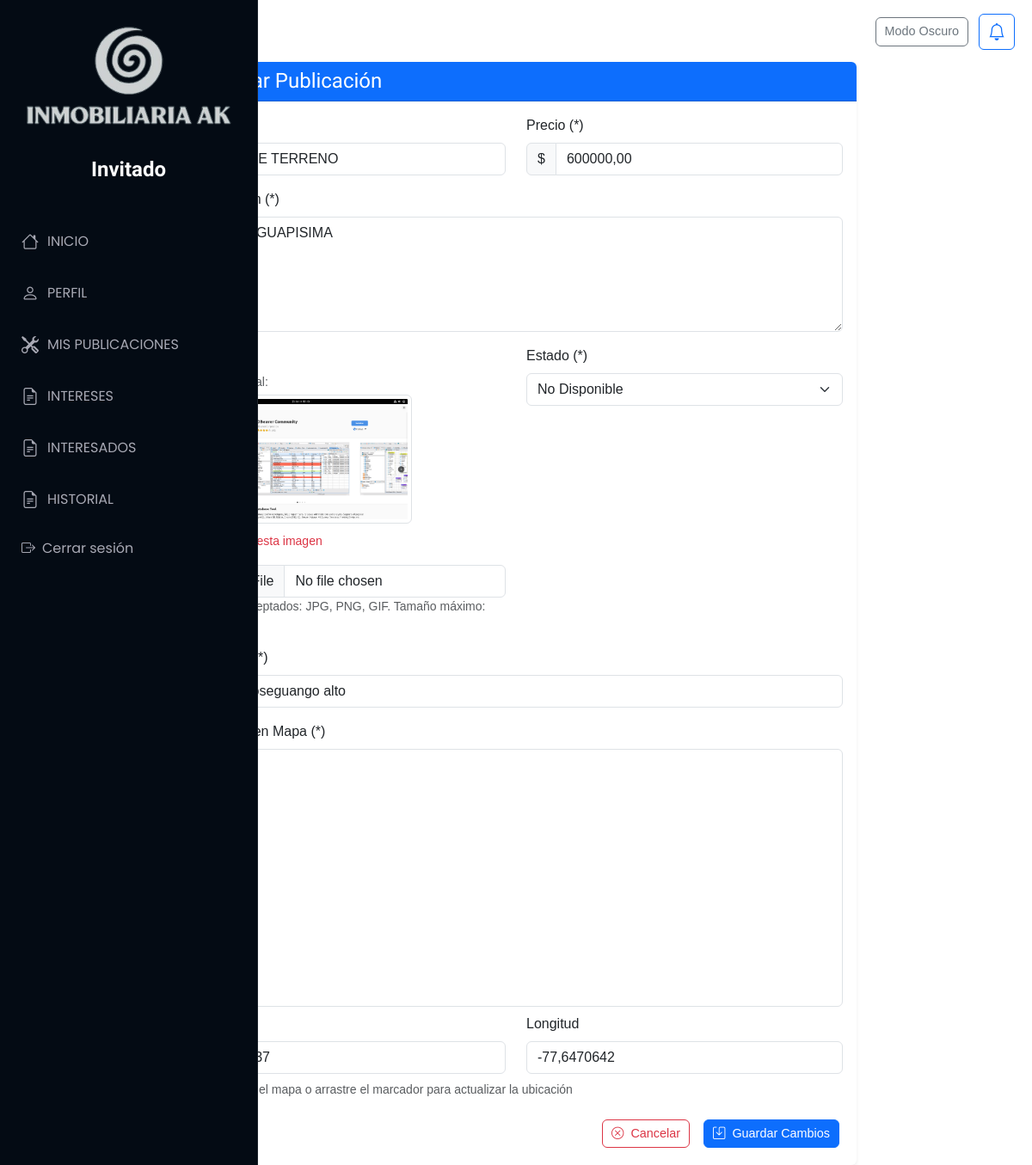
Page /Publicaciones/editarPropiedad/2 on the earlier database version.
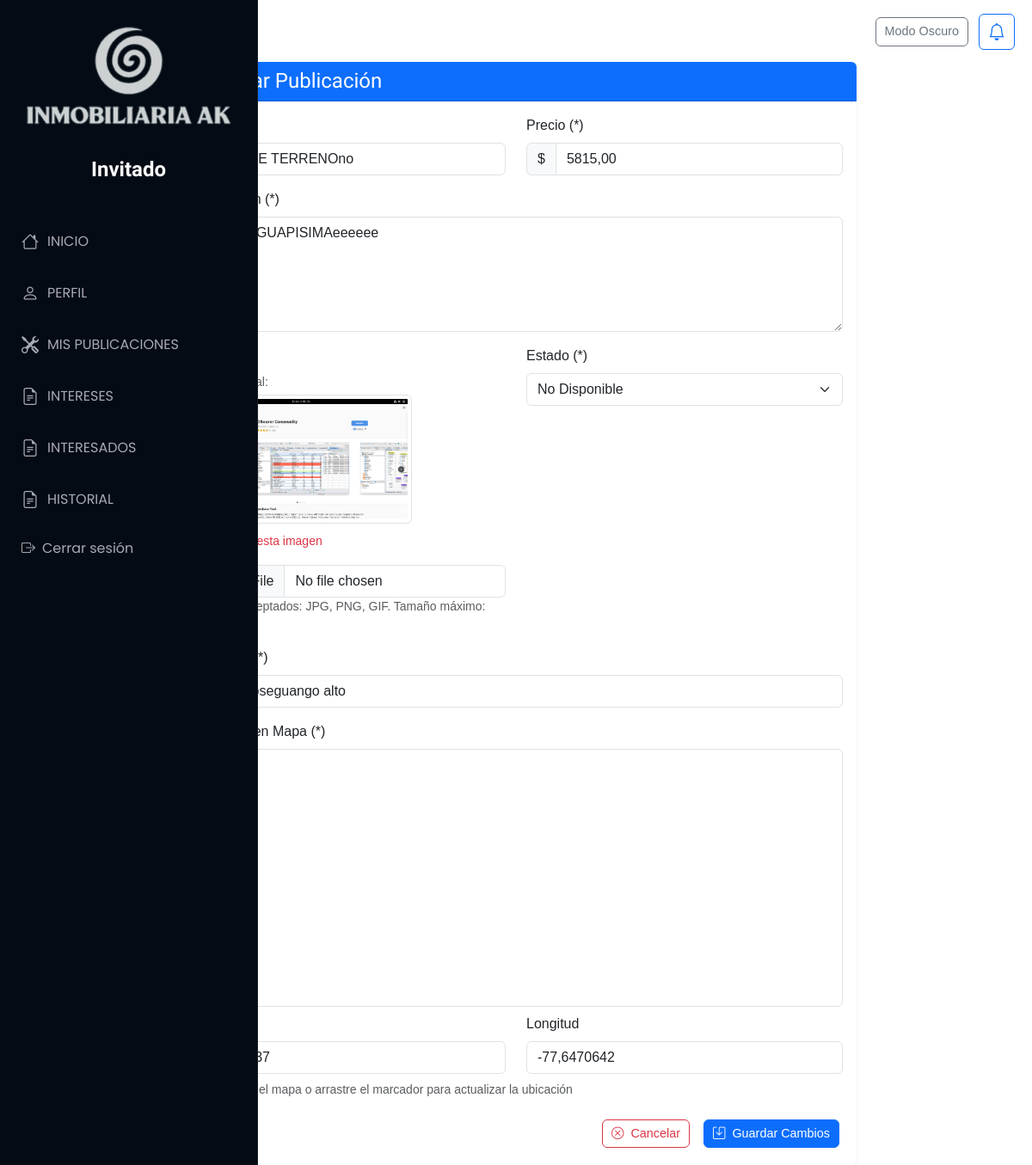
Same page on the later database version.
### Aplicaciones/Publicaciones/models.py (models this page shows)
class Propiedad(models.Model):
    id_propiedad = models.AutoField(primary_key=True)
    titulo = models.CharField(max_length=200)
    imagen = models.FileField(upload_to='propiedades/')
    descripcion = models.TextField()
    precio = models.DecimalField(max_digits=12, decimal_places=2)
    ubicacion=models.CharField(max_length=200,null=True,blank=True)
    usuario = models.ForeignKey(Usuario, on_delete=models.CASCADE)
    latitud = models.DecimalField(max_digits=9, decimal_places=7)
    longitud = models.DecimalField(max_digits=10, decimal_places=7)
    estado = models.CharField(max_length=50)
    fecha_publicacion = models.DateTimeField(auto_now_add=True)
    fecha_actualizacion = models.DateTimeField(auto_now=True,null=True,blank=True)

### Aplicaciones/Publicaciones/views.py (the view)
# urls.py: path('editarPropiedad/<id>',views.editarPropiedad),
def editarPropiedad(request, id):
    propiedad = get_object_or_404(Propiedad, id_propiedad=id)
    return render(request, "editarPropiedad.html", {'propiedad': propiedad})

### Aplicaciones/Publicaciones/templates/editarPropiedad.html (shortened to what the changed rows need)
{% extends 'plantilla.html' %}
{% load static %}
{% block body %}
<br><br>
<div class="row justify-content-center">
    <div class="col-lg-8">
        <div class="card shadow-sm border-0 rounded-lg mt-4">
            <div class="card-header bg-primary text-white">
                <h2 class="h4 mb-0">Editar Publicación</h2>
            </div>
            <div class="card-body">
                <form action="{% url 'procesarEdicionPropiedad' %}" method="post" enctype="multipart/form-data" id="frm_editar_propiedad">
                    <div class="row">
                        <div class="col-md-6 mb-3">
                            <label for="titulo" class="form-label">Título (*)</label>
                            <input class="form-control" type="text" name="titulo" id="titulo" value="{{ propiedad.titulo }}" placeholder="Título de la propiedad">
                        </div>
                        <div class="col-md-6 mb-3">
                            <div class="input-group">
                                <span class="input-group-text">$</span>
                                <input class="form-control" type="text" step="0.01" name="precio" id="precio" value="{{ propiedad.precio }}" placeholder="Ej: 150000.00">
                            </div>
                        </div>
                    </div>
                    <div class="mb-3">
                        <label for="descripcion" class="form-label">Descripción (*)</label>
                        <textarea class="form-control" name="descripcion" id="descripcion" rows="5" placeholder="Describa la propiedad en detalle">{{ propiedad.descripcion }}</textarea>
                    </div>
                    <div class="row">
                        <div class="col-md-6 mb-3">
                            {% if propiedad.imagen %}
                                <div class="mb-3">
                                    <p class="mb-1 small text-muted">Imagen actual:</p>
                                    <img src="{{ propiedad.imagen.url }}" class="img-thumbnail" style="max-height: 150px;">
                                    <div class="form-check mt-2">
                                        <label class="form-check-label small text-danger" for="eliminar_imagen">
                                            Eliminar esta imagen
                                        </label>
                                    </div>
                                </div>
                            {% endif %}
                        </div>
                        <div class="col-md-6 mb-3">
                            <label for="estado" class="form-label">Estado (*)</label>
                            <select class="form-select" name="estado" id="estado">
                                <option value="No Disponible" {% if propiedad.estado == "No Disponible" %}selected{% endif %}>No Disponible</option>
                            </select>
                        </div>
                    </div>
                    <div class="mb-3">
                        <label for="ubicacion" class="form-label">Ubicación (*)</label>
                        <input class="form-control" type="text" name="ubicacion" id="ubicacion" value="{{ propiedad.ubicacion }}" placeholder="Dirección o referencia">
                    </div>
                    <div class="mb-3">
                        <div class="row">
                            <div class="col-md-6 mb-2">
                                <label for="latitud" class="form-label">Latitud</label>
                                <input class="form-control" type="text" name="latitud" id="latitud" value="{{ propiedad.latitud }}" readonly>
                            </div>
                            <div class="col-md-6 mb-2">
                                <label for="longitud" class="form-label">Longitud</label>
                                <input class="form-control" type="text" name="longitud" id="longitud" value="{{ propiedad.longitud }}" readonly>
                            </div>
                        </div>
                    </div>
                </form>
            </div>
        </div>
    </div>
</div>
<link href="https://cdn.jsdelivr.net/npm/bootstrap-icons@1.8.0/font/bootstrap-icons.css" rel="stylesheet">
<link href="https://cdn.jsdelivr.net/npm/bootstrap-fileinput@5.5.0/css/fileinput.min.css" rel="stylesheet">
{% endblock %}

Differences in the rows shown:
changed Propiedad "No Disponible": titulo "VENTA DE TERRENO" → "VENTA DE TERRENOno"; precio "600000,00" → "5815,00"; descripcion "TE AMO GUAPISIMA" → "TE AMO GUAPISIMAeeeeee"
